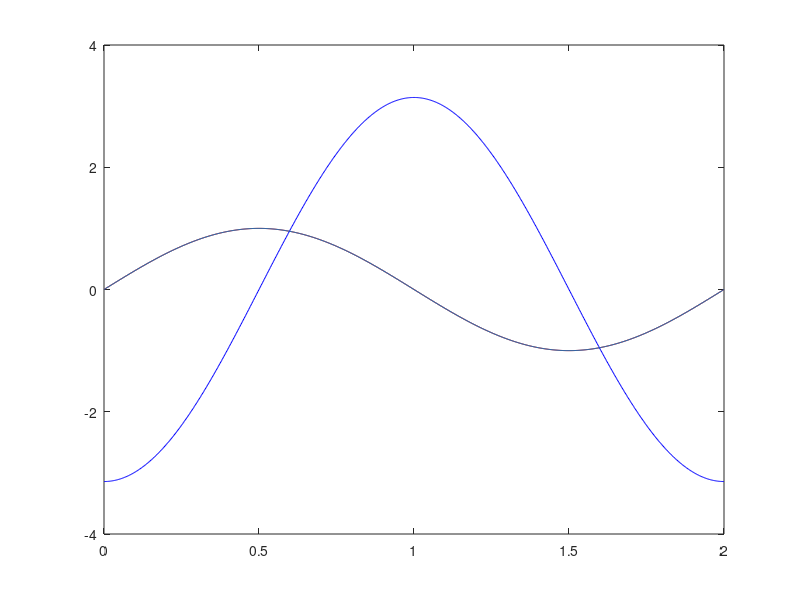

Source code (MATLAB):
clear;
clc;
hold off;
format long;

f = @(x) pi*pi*sin(pi*x);
u_eksakt = @(x) sin(pi*x);

X = 2;
N = 800;
x_val = linspace(0,X,N);
dx = x_val(2)-x_val(1);

% x_ny for mean value of edge-potential
count = 0;
for i = 2:N
    x_ny(i) = dx*(0.5 + count);
    count = count + 1;
end
x_ny(1) = 0;
x_ny(N+1) = x_ny(N)+0.5*dx;

A = -1;
B = 2;

A = diag(A*ones(1,N-3),1) + diag(B*ones(1,N-2)) + diag(A*ones(1,N-3),-1);

b = zeros(N,1);
X = zeros(N,1);


for i = 1:N
    b(i) = dx^2 * f(x_val(i));
end

b(1) = 0;
b(N) = 0;

u(2:N-1) = A\b(2:N-1); % Matrisen er kun gyldig for ikke-randpunktene
u(1) = 0;
u(N) = 0;

% Creates a v-vector with average values of u between cells
for i = 2:N
    v(i) = (u(i-1)+u(i))/2;
end
v(1) = 0;
v(N+1) = 0; 

plot(x_ny,v,'r')
hold on
% Calculating and plotting q
% k = 1 is a kind constant. In heat transfer situations, higher k will mean
% higher transport of heat or something.
k = 1; 
for i = 2:N
   q(i) = -k * (u(i) - u(i-1))/dx;
end

q(1) = q(2) + pi*cos(pi*dx*0.5)-pi;

%NBNBNB JUKS KANSKJE
q(N+1) = q(1);

plot(x_ny,q,'b')
hold on

plot(x_val,u_eksakt(x_val))
% Calculating the "energy error interval"
error_grad_greier = 0;

for i = 1:N
    
   b_i0 = q(i); 
   b_i1 = (q(i+1)-q(i))/(x_ny(i+1)-x_ny(i));
   a_i1 = (v(i+1)-v(i))/(x_ny(i+1)-x_ny(i));
   
   b_0v(i) = b_i0;
   b_1v(i) = b_i1;
   a_1v(i) = a_i1;
   
   x_ip = x_ny(i+1);
   x_i = x_ny(i);
   
   x_ig = 0.5*(x_ip+x_i);
   
   term1 = b_i0^2*(x_ip - x_i);
   term2 = b_i0*b_i1*(x_ip - x_ig)^2 - b_i0*b_i1*(x_i-x_ig)^2;
   term3 = 2*b_i0*a_i1*k*(x_ip-x_i);
   term4 = 1/3*b_i1^2*(x_ip-x_ig)^3 - 1/3*b_i1^2*(x_i-x_ig)^3;
   term5 = k^2*a_i1^2*(x_ip-x_i);
   
   error_grad_greier(i) = term1 + term2 + term3 + term4 + term5; 
   
end

energy_error = sum(error_grad_greier)


% Conservation integral

cons_int = 0;

for i = 1:N
    
    b_i1 = (q(i+1)-q(i))/(x_ny(i+1) - x_ny(i));
    
    dX = x_ny(i+1)-x_ny(i);
   
    cons_int = cons_int + (dX/2)*(dX*((pi^4)/2 + b_i1^2) + ((pi^3)/4)*(sin(2*pi*x_ny(i)) - ...
        sin(2*pi*x_ny(i+1))) + 2*pi*b_i1*(cos(pi*x_ny(i+1)) - cos(pi*x_ny(i))));
    
end

cons_int

majorant = sqrt(energy_error) + sqrt(cons_int)

% Testing testing

test = 0;

for i = 1:N
    
    a_i1 = (v(i+1)-v(i))/(x_ny(i+1)-x_ny(i));
    
    dX = x_ny(i+1) - x_ny(i); 
    
    test = test + 0.25*(2*(2*a_i1^2 + pi^2)*dX + 8*a_i1*(sin(pi*x_ny(i)) ...
        - sin(pi*x_ny(i+1))) + pi*(sin(2*pi*x_ny(i+1)) - sin(2*pi*x_ny(i))));
    
end

error = sqrt(test)




